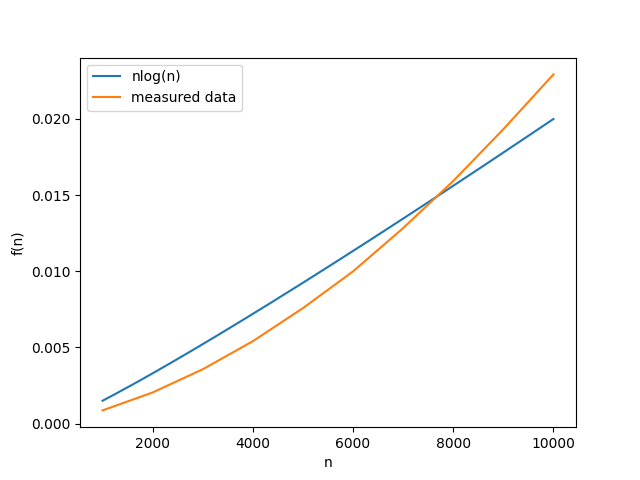

Write the Python code that produced this figure.
import json
import matplotlib.pyplot as plt
import sys
import timeit
import math
sys.setrecursionlimit(20000)

def func1(arr, low, high):
    if low < high:
        pi = func2(arr, low, high)
        func1(arr, low, pi-1)
        func1(arr, pi + 1, high)
def func2(array, start, end):
    p = array[(start+end)//2]
    del array[(start+end)//2]
    low = start
    high = end-1
    while True:
        while low <= high and array[high] >= p:
            high = high - 1
        while low <= high and array[low] <= p:
            low = low + 1
        if low <= high:
            array[low], array[high] = array[high], array[low]
        else:
            break
    array.insert(high+1, p)
    return high+1

def main():
    
    with open("Q2/ex2.json") as a:
        input = json.load(a)
    time_series = []
    for arr in input:
        time = timeit.repeat('func1(arr_cpy, 0, len(arr_cpy)-1)',
                        setup='arr_cpy = arr[:]',
                        globals = {'arr':arr, 'func1':func1},
                        repeat=10,
                        number=1)
        print('test')
        time_series.append(sum(time)/len(time))
    x = [x for x in range(1000, 10000)]
    y = [0.0000005*i*math.log(i, 10) for i in x]
    n = [len(arr) for arr in input]
    plt.plot(x, y, label='nlog(n)')
    plt.plot(n, time_series, label='measured data')
    plt.xlabel('n')
    plt.ylabel('f(n)')
    plt.legend()
    plt.show()
    

if __name__ == '__main__':
    main()
